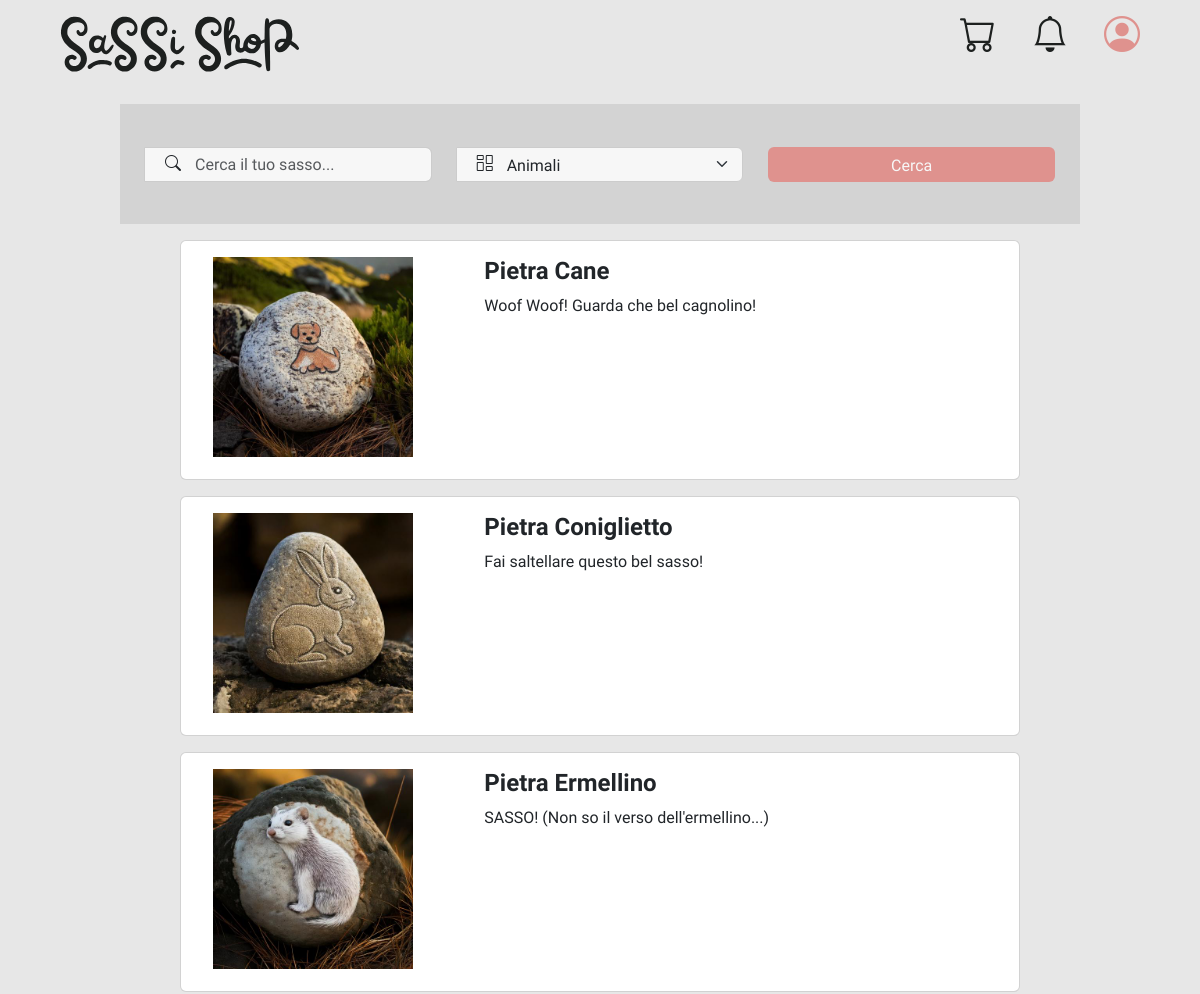
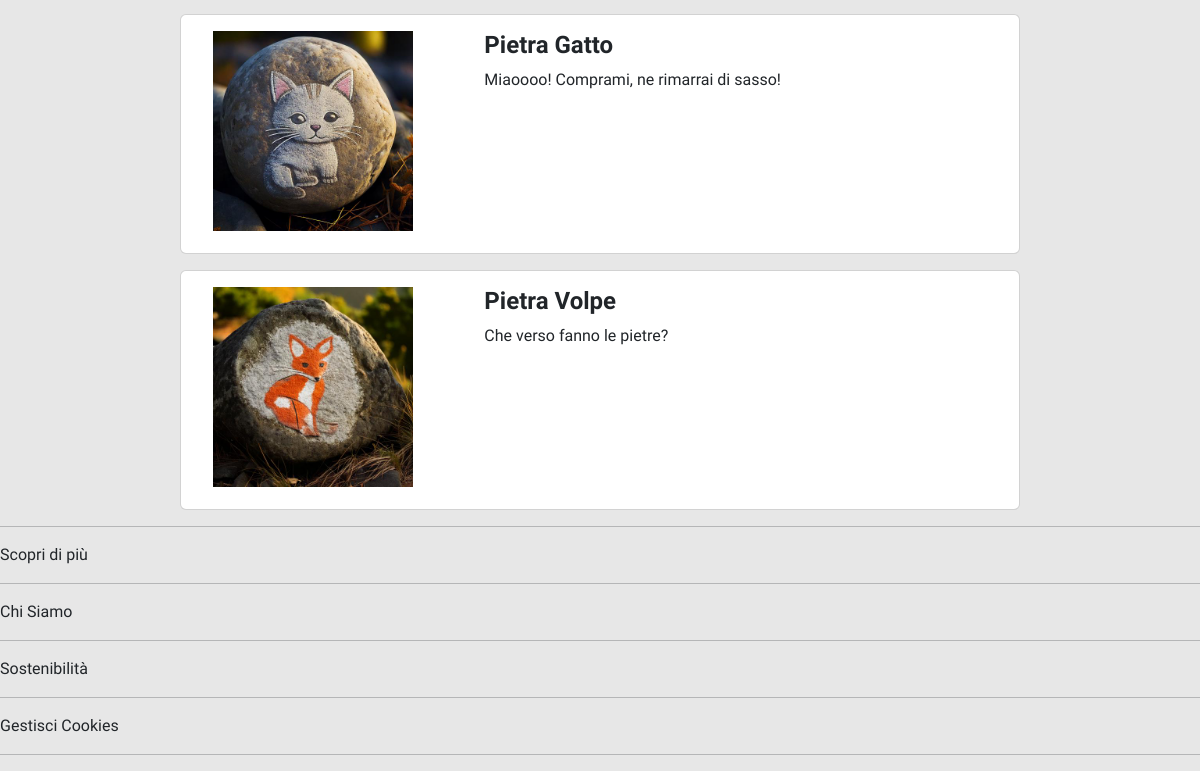
Screenshot of /?page=search&category=2 with the database file from the repository (2 pictures, top to bottom).
### tables this page shows
CREATE TABLE IF NOT EXISTS Product (
    id INT AUTO_INCREMENT PRIMARY KEY,
    name VARCHAR(127) NOT NULL,
    description TEXT,
    price DECIMAL(10, 2) NOT NULL,
    quantity INT NOT NULL,
    category INT NOT NULL,
    size INT NOT NULL,
    image TEXT DEFAULT "",
    isCollection BOOLEAN DEFAULT FALSE,
    FOREIGN KEY (category) REFERENCES Category(id) ON DELETE RESTRICT,
    FOREIGN KEY (size) REFERENCES Size(id) ON DELETE RESTRICT
);

### db/database.php (called while the page is built, shortened)
<?php
class DatabaseHelper {
    private ?mysqli $db = null;
    private array $configuration;
    public function __construct() {
        $this->configuration = [
            'servername' => 'localhost',
            'username' => 'root',
            'password' => '',
            'database' => 'SassiShop',
            'charset' => 'utf8mb4'
        ];
    }
    private function connect(): void {
        if ($this->db === null) {
            try {
                $this->db = new mysqli(
                    $this->configuration['servername'],
                    $this->configuration['username'],
                    $this->configuration['password'],
                    $this->configuration['database']
                );
                $this->db->set_charset($this->configuration['charset']);
            } catch(Exception $e) {
                throw new Exception("Connection failed: " . $e->getMessage());
            }
        }
    }
    private function execute(string $sql, array $params = []): mysqli_stmt {
        $temp = $this->db->prepare($sql);
        if (!empty($params)) {
            $types = str_repeat('s', count($params));
            $temp->bind_param($types, ...array_values($params));
        }
        if (!$temp->execute()) {
            throw new Exception("Execute failed: " . $temp->error);
        }
        return $temp;
    }
    public function getCategories(): array {
        $sql = "SELECT * FROM Category";
        $temp = $this->execute($sql);
        $result = $temp->get_result();
        $categories = $result->fetch_all(MYSQLI_ASSOC);
        return $categories;
    }
    public function getProducts(string $name = "", int $category = -1): array {
        $sql = "SELECT * FROM Product";
        $params = [];
        if($category != -1) {
            $sql .= empty($name)  ? " WHERE category = ?" : " AND category = ?";
            $params[] = $category;
        }
        $temp = $this->execute($sql, $params);
        $result = $temp->get_result();
        $products = $result->fetch_all(MYSQLI_ASSOC);
        return $products;
    }
}
?>

### src/bootstrap.php (called while the page is built, shortened)
<?php
    require_once("../db/database.php");
    require_once("utils/functions.php");
    $dbh = new DatabaseHelper();
?>

### src/utils/functions.php (called while the page is built, shortened)
<?php
    function stringCutter($string, $length) : string {
        return (strlen($string) > $length) ? substr($string, 0, $length) . "..." : $string;
    }
    function getProductImage($product) {
        $defaultImage = "../assets/images/placeholders/not_available.png";
        return file_exists($product["image"]) ? $product["image"] : $defaultImage;
    }
?>

### src/template/search.php (the view, shortened to what this page needs)
<?php
    $name_filter = "";
    $category_filter = -1;
    if(isset($_GET["filtering"]) || isset($_GET["category"])) {
        $name_filter = isset($_GET["filtering"]) ? $_GET["filtering"] : "";
        $category_filter = isset($_GET["category"]) ? $_GET["category"] : -1;
        $templateParams["productList"] = $dbh->getProducts($name_filter, $category_filter);
    }
    else $templateParams["productList"] = $dbh->getProducts();
?>
<form action="?page=search" method="GET">
    <div class="home-search-container">
        <div class="input-group home-search-input">
            <input type="text" class="form-control" id="inlineFormInputGroupUsername2" name="filtering" placeholder="Cerca il tuo sasso..." value="<?php echo htmlspecialchars($name_filter); ?>">
        </div>
        <div class="input-group home-select-category">
            <select class="form-select" aria-label="Cerca tra tutte le categorie" name="category">
                <?php foreach ($dbh->getCategories() as $category): ?>
                    <option value="<?php echo $category["id"]; ?>" <?php echo ($category_filter == $category["id"]) ? 'selected' : ''; ?>>
                        <?php echo $category["name"]; ?>
                    </option>
                <?php endforeach; ?>
            </select>
        </div>
        <div class="home-search-and-filter d-flex gap-2">
            <button type="submit" class="btn home-search-button">Cerca</button>
        </div>
    </div>
</form>
<?php if (!empty($templateParams["productList"])): ?>
    <?php foreach ($templateParams["productList"] as $product): ?>
        <div class="card mb-3 product-card" data-product-id="<?php echo $product['id']; ?>">
            <div class="row no-gutters h-100">
                <div class="col-md-4">
                    <img src=<?php echo getProductImage($product); ?> class="card-img" alt="Prodotto: <?php echo $product['name']; ?>">
                </div>
                <div class="col-md-8">
                    <div class="card-body">
                        <div class="d-flex justify-content-between">
                            <h4 class="card-title"><?php echo $product['name']; ?></h4>
                        </div>
                        <p class="card-text"><?php echo stringCutter($product['description'], 50); ?></p>
                    </div>
                </div>
            </div>
        </div>
    <?php endforeach; ?>
<?php endif; ?>

### assets/styles/style.css (style rules this page uses)
:root.light-mode { --background-color: rgba(231, 231, 231, 1); --background-half-color: rgba(211, 211, 211, 1); --text-color: rgba(29, 32, 31, 1); --placeholder-color: rgba(29, 32, 31, 0.625); --primary-color: rgba(223, 146, 142, 1); --primary-hover-color: rgba(227, 160, 156, 1); --secondary-color: rgba(197, 136, 130, 1); --secondary-hover-color: rgba(209, 151, 148, 1); --highlight-color: rgba(234, 210, 172, 1); --highlight-color-hover: rgba(223, 194, 155, 1); --controls-background-color: rgba(247, 247, 247, 1); --controls-border-color: rgba(204, 204, 204, 1); --controls-hover-color: rgba(250, 250, 250, 1); --controls-disabled-color: rgba(176, 176, 176, 1); --success-color: rgba(76, 175, 80, 1); --success-color-hover: rgba(58, 158, 69, 1); --warning-color: rgba(255, 193, 7, 1); --warning-color-hover: rgba(224, 168, 0, 1); --error-color: rgba(244, 67, 54, 1); --error-color-hover: rgba(214, 52, 42, 1); --info-color: rgba(33, 150, 243, 1); --info-color-hover: rgba(30, 135, 226, 1); }
* { transition: all 0.3s ease; }
body { margin: 0; padding: 0; background-color: var(--background-color); font-family: 'Istok Web'; }
.home-search-container { width: 80vw !important; height: 15vh !important; display: flex; flex-direction: column; justify-content: center; gap: 10px; margin: 0 auto; }
.home-search-input, .home-select-category { width: 100%; height: 50% !important; position: relative; }
.home-search-input input, .home-select-category select { padding-left: 50px; height: 100%; background-color: var(--controls-background-color); border-color: var(--controls-border-color); }
.home-search-and-filter { width: 100%; height: 50% !important; }
.home-search-button { width: 100%; height: 100%; color: var(--controls-background-color); background-color: var(--primary-color); }
@media (min-width: 1200px) { .home-search-container { width: 90vw; height: 21vh; flex-direction: row; align-items: center; justify-content: space-between; background-color: var(--background-half-color) !important; gap: 25px; padding: 25px; transition: "background-color" 0.5s ease; } }
@media (min-width: 1200px) { .home-search-input, .home-select-category, .home-search-and-filter { height: 50% !important; flex: 1; } }
@media (min-width: 1200px) { .home-search-and-filter { display: flex; } }
.product-card .row { flex-direction: column; }
.product-card { width: 70% !important; min-height: 30vh !important; margin: 1rem auto; }
.product-card .col-md-8 { width: 100%; }
@media (min-width: 768px) { .product-card { min-height: auto; height: auto; } }
@media (min-width: 768px) { .product-card .row { flex-direction: row; } }
@media (min-width: 768px) { .product-card .col-md-4 { width: 33.333%; height: 100%; } }
@media (min-width: 768px) { .product-card .col-md-8 { width: 66.666%; } }
.product-card img { max-height: 200px; width: 100%; object-fit: contain; margin: auto; display: block; }
.product-card .col-md-4 { display: flex; align-items: center; justify-content: center; padding: 1rem; }
.product-card .card-title { text-decoration: none; font-weight: 600; }
.product-card .card-body { height: 100%; display: flex; flex-direction: column; padding: 1rem; position: relative; }
.product-card .card-text { margin-bottom: 3rem; }

### rows the page displays
product: image (picture), name "Pietra Cane", description "Woof Woof! Guarda che bel cagnolino!"
product: image (picture), name "Pietra Coniglietto", description "Fai saltellare questo bel sasso!"
product: image (picture), name "Pietra Ermellino", description "SASSO! (Non so il verso dell'ermellino...)"
product: image (picture), name "Pietra Gatto", description "Miaoooo! Comprami, ne rimarrai di sasso!"
product: image (picture), name "Pietra Volpe", description "Che verso fanno le pietre?"

### other values shown
form field category "Animali"
